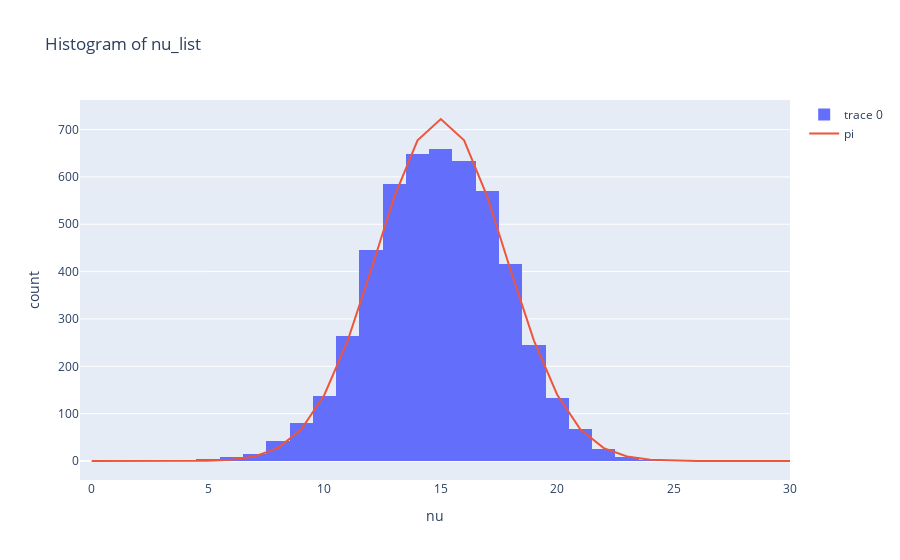

Source (notebook cell):
### Markdown cell above
7\. Compare the empirical histogram of the trajectory obtained in 5. to the theoretical limit distribution $\pi$. What do you observe?

### Code cell
fig= go.Figure(data=[go.Histogram(x=nu_list,nbinsx=31)])
#add pi to the plot

pi=stats.binom.pmf(range(0,31),30,0.5)
fig.add_trace(go.Scatter(x=[x for x in range(31)],y=nmax*pi,mode='lines',name='pi'))
fig.update_layout(title_text='Histogram of nu_list',xaxis_title_text='nu',yaxis_title_text='count')
fig.show()

### Figure 1 — Plotly figure (JSON) as saved in the notebook; plotly's stock layout.template omitted (floating-point values rounded to 4 significant figures; data arrays with more than 128 entries replaced by an {"elided": "..."} marker saying what was removed)
{"data": [{"nbinsx": 31, "type": "histogram", "x": {"elided": "5001 int values"}}, {"mode": "lines", "name": "pi", "type": "scatter", "x": [0, 1, 2, 3, 4, 5, 6, 7, 8, 9, 10, 11, 12, 13, 14, 15, 16, 17, 18, 19, 20, 21, 22, 23, 24, 25, 26, 27, 28, 29, 30], "y": [4.657e-06, 0.0001397, 0.002026, 0.01891, 0.1276, 0.6636, 2.765, 9.48, 27.25, 66.62, 139.9, 254.4, 402.8, 557.7, 677.2, 722.3, 677.2, 557.7, 402.8, 254.4, 139.9, 66.62, 27.25, 9.48, 2.765, 0.6636, 0.1276, 0.01891, 0.002026, 0.0001397, 4.657e-06]}], "layout": {"title": {"text": "Histogram of nu_list"}, "xaxis": {"title": {"text": "nu"}}, "yaxis": {"title": {"text": "count"}}}}
